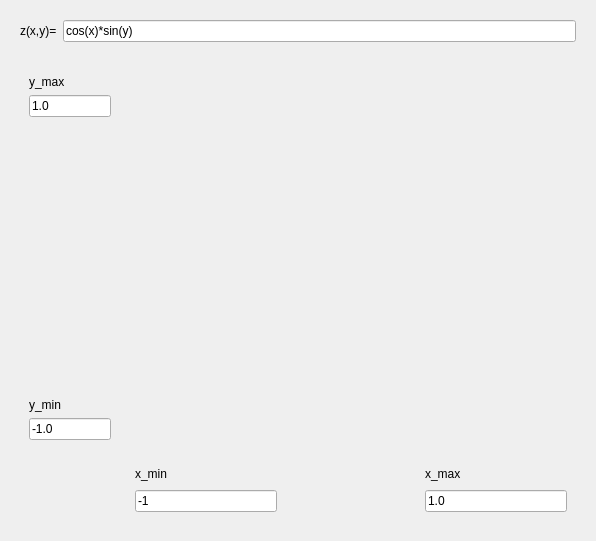
<?xml version="1.0" encoding="UTF-8"?>
<ui version="4.0">
 <class>QtSurfacePlotterMainDialog</class>
 <widget class="QDialog" name="QtSurfacePlotterMainDialog">
  <property name="geometry">
   <rect>
    <x>0</x>
    <y>0</y>
    <width>596</width>
    <height>541</height>
   </rect>
  </property>
  <property name="windowTitle">
   <string>SurfacePlotter</string>
  </property>
  <property name="windowIcon">
   <iconset resource="ToolSurfacePlotter.qrc">
    <normaloff>:/images/R.png</normaloff>:/images/R.png</iconset>
  </property>
  <layout class="QVBoxLayout" name="verticalLayout_2">
   <item>
    <widget class="QWidget" name="widget_equation" native="true">
     <property name="sizePolicy">
      <sizepolicy hsizetype="Preferred" vsizetype="Maximum">
       <horstretch>0</horstretch>
       <verstretch>0</verstretch>
      </sizepolicy>
     </property>
     <layout class="QHBoxLayout" name="horizontalLayout">
      <item>
       <widget class="QLabel" name="label">
        <property name="text">
         <string>z(x,y)=</string>
        </property>
       </widget>
      </item>
      <item>
       <widget class="QLineEdit" name="edit_equation">
        <property name="text">
         <string>cos(x)*sin(y)</string>
        </property>
       </widget>
      </item>
     </layout>
    </widget>
   </item>
   <item>
    <widget class="QWidget" name="widget_main" native="true">
     <layout class="QGridLayout" name="gridLayout_2">
      <item row="0" column="0">
       <widget class="QWidget" name="widget_left" native="true">
        <property name="maximumSize">
         <size>
          <width>100</width>
          <height>16777215</height>
         </size>
        </property>
        <layout class="QVBoxLayout" name="verticalLayout">
         <item>
          <widget class="QLabel" name="label_maxy">
           <property name="text">
            <string>y_max</string>
           </property>
          </widget>
         </item>
         <item>
          <widget class="QLineEdit" name="edit_maxy">
           <property name="text">
            <string>1.0</string>
           </property>
          </widget>
         </item>
         <item>
          <spacer name="spacer_left">
           <property name="orientation">
            <enum>Qt::Vertical</enum>
           </property>
           <property name="sizeHint" stdset="0">
            <size>
             <width>20</width>
             <height>260</height>
            </size>
           </property>
          </spacer>
         </item>
         <item>
          <widget class="QLabel" name="label_maxx">
           <property name="text">
            <string>y_min</string>
           </property>
          </widget>
         </item>
         <item>
          <widget class="QLineEdit" name="edit_miny">
           <property name="text">
            <string>-1.0</string>
           </property>
          </widget>
         </item>
        </layout>
       </widget>
      </item>
      <item row="0" column="1">
       <widget class="ribi::QtSurfacePlotWidget" name="surfaceplotwidget" native="true">
        <property name="minimumSize">
         <size>
          <width>256</width>
          <height>256</height>
         </size>
        </property>
       </widget>
      </item>
      <item row="1" column="1">
       <widget class="QWidget" name="widget_bottom" native="true">
        <property name="maximumSize">
         <size>
          <width>16777215</width>
          <height>100</height>
         </size>
        </property>
        <layout class="QGridLayout" name="gridLayout">
         <item row="0" column="2">
          <widget class="QLabel" name="label_maxx_2">
           <property name="text">
            <string>x_max</string>
           </property>
          </widget>
         </item>
         <item row="1" column="0">
          <widget class="QLineEdit" name="edit_minx">
           <property name="text">
            <string>-1</string>
           </property>
          </widget>
         </item>
         <item row="1" column="2">
          <widget class="QLineEdit" name="edit_maxx">
           <property name="text">
            <string>1.0</string>
           </property>
          </widget>
         </item>
         <item row="0" column="1">
          <spacer name="spacer_bottom">
           <property name="orientation">
            <enum>Qt::Horizontal</enum>
           </property>
           <property name="sizeHint" stdset="0">
            <size>
             <width>40</width>
             <height>20</height>
            </size>
           </property>
          </spacer>
         </item>
         <item row="0" column="0">
          <widget class="QLabel" name="label_minx">
           <property name="text">
            <string>x_min</string>
           </property>
          </widget>
         </item>
        </layout>
       </widget>
      </item>
     </layout>
    </widget>
   </item>
  </layout>
 </widget>
 <customwidgets>
  <customwidget>
   <class>ribi::QtSurfacePlotWidget</class>
   <extends>QWidget</extends>
   <header>qtsurfaceplotwidget.h</header>
   <container>1</container>
  </customwidget>
 </customwidgets>
 <resources>
  <include location="ToolSurfacePlotter.qrc"/>
 </resources>
 <connections/>
</ui>
